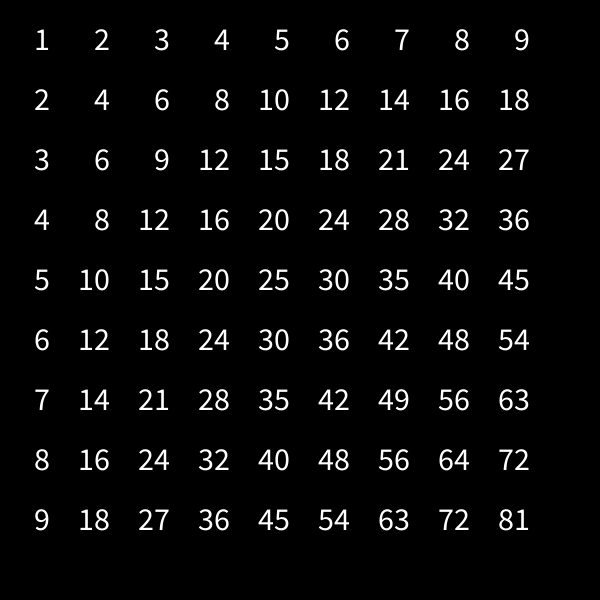
Frame 1 (no input)
Frame 60 (the mouse pressed at the canvas centre just before this capture): identical to frame 1, image omitted
Frame 120 (the mouse held since frame 60 and released just before this capture): identical to frame 1, image omitted

The Processing sketch that drew this single still picture (run headless with seeded random() and noise(); from frame 60 on, the mouse is pressed at the canvas centre):

// Processing sketch: processing_75697
// ── processing_75697.pde

int lastKeyPressed;
int currentKeyPressed;
int column;

void setup() {
  size(600, 600);
  textSize(32);
  textAlign(RIGHT);
}

void draw() {
  
  background(0);
  int column = 0;
  int i = 1;
  int j = 1;
  float x = 10;
  float y = 50;

  // for each row
  while (j < 10) {
    i = 1;
    x = 50;
    // an entry for each column
    while (i < 10) {
      int anwser = i * j;
      fill(255);
      text(anwser, x, y);
        if(j == 1)
        {
          if(i == currentKeyPressed)
          {
            fill(0, 255, 0);
            text(anwser, x, y);
          }
        }
        if(j == lastKeyPressed)
        {
          if(i == 1)
          {
            fill(0, 255, 0);
            text(anwser, x, y);
          }
        }
        if( (i == currentKeyPressed) && (j == lastKeyPressed))
        {
          fill(255, 0, 0);
          text(anwser, x, y);
        }
      x = x + 60;
      i++;
    }
    y = y + 60;
    j++;
  } 
}

void keyReleased() {
  if(column == 0)
  {
  currentKeyPressed = keyCode - 48;
  }
  if(column == 1)
  {
    lastKeyPressed = keyCode - 48;
  }
  column ++;
  if(column == 2)
  {
    column = 0;
  }
  println("current="+currentKeyPressed);
  println("last="+lastKeyPressed);
}
